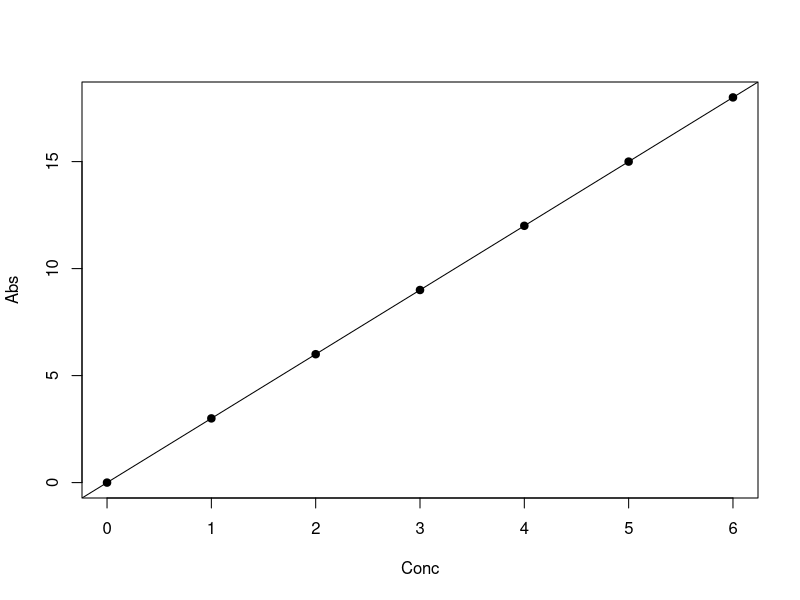
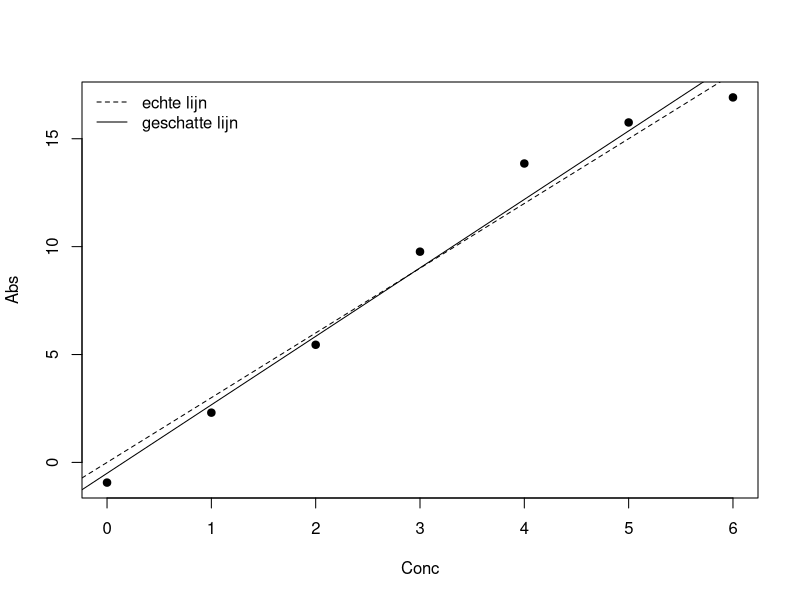
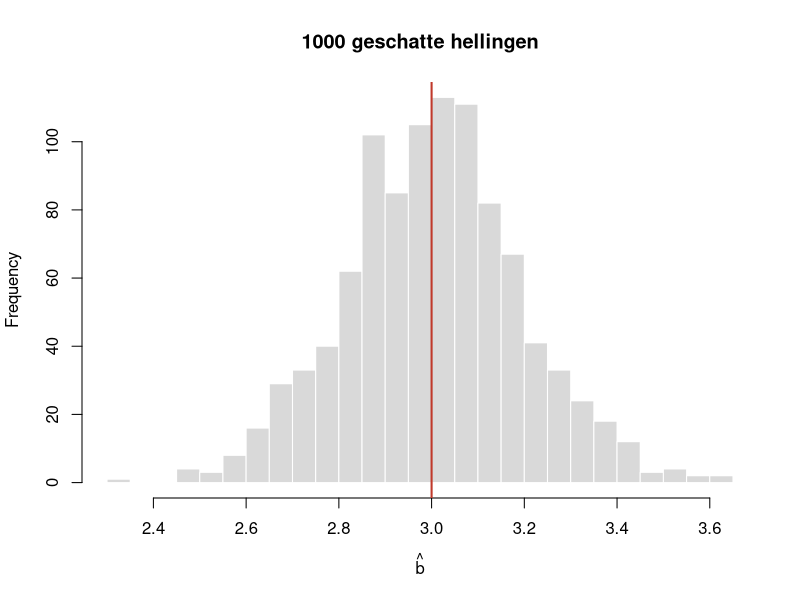

These charts were generated, in order, by the following R code:
## ---- chunk 1
set.seed(2027)
## ---- chunk 2
Conc <- c(0, 1, 2, 3, 4, 5, 6)
n <- length(Conc)   # aantal metingen
n
## ---- chunk 3
a <- 0       # intercept
b <- 3       # richtingscoëfficiënt
sigma <- 1   # standaarddeviatie van het stochastische deel
## ---- chunk 4
Abs_det <- a + b * Conc
plot(Conc, Abs_det, pch = 19, xlab = "Conc", ylab = "Abs")
abline(a, b)
## ---- chunk 5
Epsilon <- rnorm(n, mean = 0, sd = sigma)
Epsilon
## ---- chunk 6
sum((Epsilon - mean(Epsilon))^2)            # kwadratensom rond het gemiddelde
sum((Epsilon - mean(Epsilon))^2) / (n - 1)  # variantie, met de hand
var(Epsilon)                                 # variantie, met de ingebouwde functie
sqrt(var(Epsilon))                           # standaarddeviatie, met de hand
sd(Epsilon)                                  # standaarddeviatie, met de ingebouwde functie
## ---- chunk 7
Abs <- a + b * Conc + Epsilon

plot(Conc, Abs, pch = 19, xlab = "Conc", ylab = "Abs")
abline(a, b, lty = 2)               # de echte lijn
abline(lm(Abs ~ Conc), lty = 1)     # de geschatte lijn
legend("topleft", lty = c(2, 1), legend = c("echte lijn", "geschatte lijn"), bty = "n")
## ---- chunk 8
Model <- lm(Abs ~ Conc)
summary(Model)
## ---- chunk 9
names(Model)
## ---- chunk 10
Model$coefficients    # of coef(Model)
Model$residuals       # of resid(Model)
Model$fitted.values   # of fitted(Model)
## ---- chunk 11
names(summary(Model))
summary(Model)$r.squared   # Multiple R-squared
summary(Model)$sigma       # geschatte sigma
## ---- chunk 12
cbind(Epsilon, Residuen = resid(Model))
## ---- chunk 13
sum(Epsilon)          # de echte epsilons: som is niet precies 0
sum(resid(Model))     # de residuen: som is 0, op afrondingsfouten na
## ---- chunk 14
sum(resid(Model)^2)   # SS_res van de geschatte lijn
sum(Epsilon^2)        # dezelfde som, maar rond de echte lijn
## ---- chunk 15
b_hat <- replicate(1000, {
  Abs_sim <- a + b * Conc + rnorm(n, mean = 0, sd = sigma)
  coef(lm(Abs_sim ~ Conc))[2]
})

hist(b_hat, breaks = 30, main = "1000 geschatte hellingen",
     xlab = expression(hat(b)), col = "grey85", border = "white")
abline(v = b, lwd = 2, col = "#c0392b")   # de echte b
## ---- chunk 16
mean(b_hat)   # ligt dicht bij de echte b = 3
sd(b_hat)     # de spreiding van de schatting
## ---- chunk 17
coef(summary(Model))["Conc", "Std. Error"]
